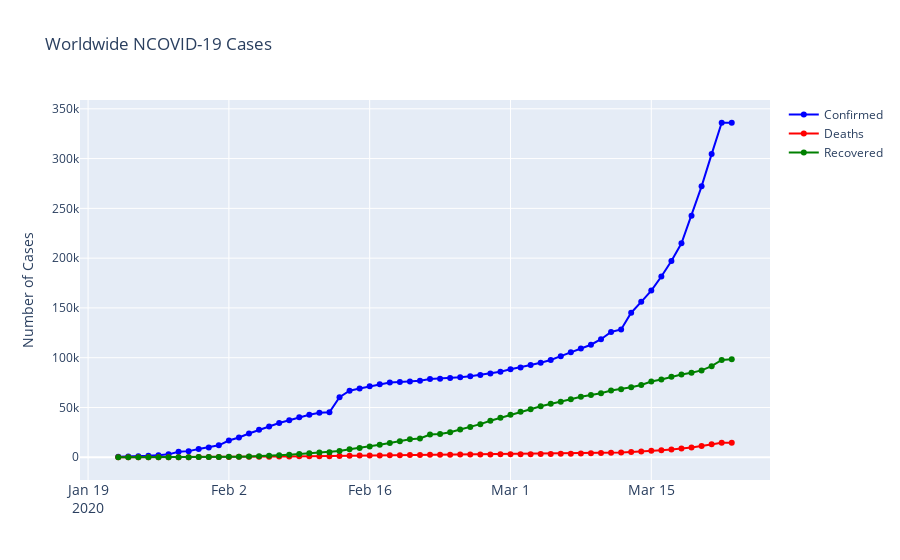

Notebook source saved alongside this figure:
### Code cell
confirmed = df.groupby('Date').sum()['Confirmed'].reset_index()
deaths = df.groupby('Date').sum()['Deaths'].reset_index()
recovered = df.groupby('Date').sum()['Recovered'].reset_index()

fig = go.Figure()
#Plotting datewise confirmed cases
fig.add_trace(go.Scatter(x=confirmed['Date'], y=confirmed['Confirmed'], mode='lines+markers', name='Confirmed',line=dict(color='blue', width=2)))
fig.add_trace(go.Scatter(x=deaths['Date'], y=deaths['Deaths'], mode='lines+markers', name='Deaths', line=dict(color='Red', width=2)))
fig.add_trace(go.Scatter(x=recovered['Date'], y=recovered['Recovered'], mode='lines+markers', name='Recovered', line=dict(color='Green', width=2)))
fig.update_layout(title='Worldwide NCOVID-19 Cases', xaxis_tickfont_size=14,yaxis=dict(title='Number of Cases'))
fig.show()
